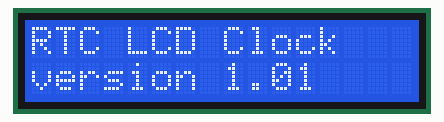
Recording of a sketch running on a simulated Arduino Uno, built with avr-gcc and run on an emulated ATmega328P. Parts: 16×2 character LCD. The local clock reads 2024-03-15 10:24:30 at power-on unless the sketch sets it.

Above: at 0.1 s.
At 1.6 s:
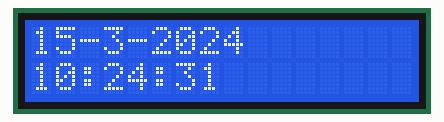
At 10.7 s:
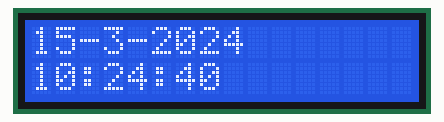
At 19.7 s:
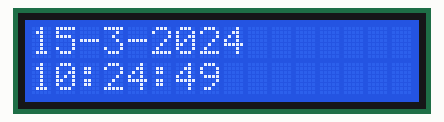
At 28.8 s:
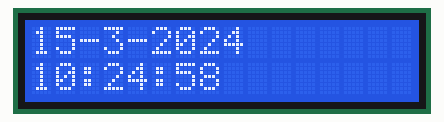
At 38.9 s:
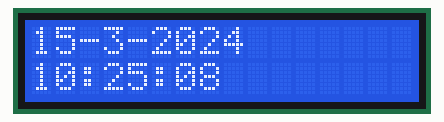

Measured:
- what the display in image 1 shows lasts 1.0 s, from 1.6 s to 2.6 s

The sketch:

RTCLCD.ino
```cpp
#include <LiquidCrystal.h>
#include <Wire.h>
#include <RTClib.h>

RTC_DS1307 RTC;
LiquidCrystal lcd(12, 11, 5, 4, 3, 2);

int mnt,sec;

void setup() {
  Wire.begin();
  RTC.begin();
  lcd.begin(16, 2);
  lcd.print("RTC LCD Clock");
  lcd.setCursor(0, 1);
  lcd.print("version 1.01");
  delay(1500);
}

void loop() {
  DateTime now = RTC.now();

  lcd.clear();
  lcd.print(now.day(), DEC);
  lcd.print('-');
  lcd.print(now.month(), DEC);
  lcd.print('-');
  lcd.print(now.year(), DEC);
  lcd.setCursor(0, 1);
  lcd.print(now.hour(), DEC);
  lcd.print(':');
  mnt = now.minute();
  if (mnt < 10)
    lcd.print("0");
  lcd.print(mnt, DEC);
  lcd.print(':');
  sec = now.second();
  if (sec < 10)
    lcd.print("0");
  lcd.print(sec, DEC);

  delay(1000);
}
```
